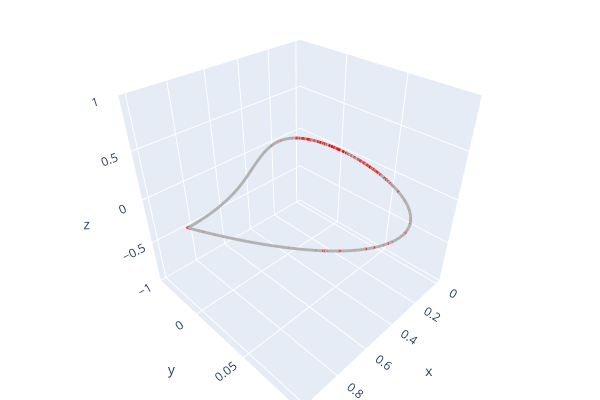

Here is the notebook cell this chart was saved with:
### Code cell
# 2) Forward pass to get logits and critical indices
with torch.no_grad():
    logits, crit_idxs, _ = classifier37(points.unsqueeze(0).transpose(2, 1))  # crit_idxs: (1, C)
    crit_idxs = crit_idxs[0]                                                # (C,)
    crit_idxs = torch.unique(crit_idxs)                                     # unique indices

# 3) Build point clouds for visualization
all_pts  = points.cpu().numpy()                   # (N, 3)
crit_pts = all_pts[crit_idxs.cpu().numpy()]       # (M, 3) with M <= C

# Open3D requires colors in [0, 1]
import open3d as o3
import numpy as np

grey = np.array([0.7, 0.7, 0.7])
red  = np.array([1.0, 0.0, 0.0])

pc_all = o3.geometry.PointCloud()
pc_all.points = o3.utility.Vector3dVector(all_pts)
pc_all.colors = o3.utility.Vector3dVector(np.repeat(grey[None, :], all_pts.shape[0], axis=0))

pc_crit = o3.geometry.PointCloud()
pc_crit.points = o3.utility.Vector3dVector(crit_pts)
pc_crit.colors = o3.utility.Vector3dVector(np.repeat(red[None, :], crit_pts.shape[0], axis=0))

o3.visualization.draw_plotly([pc_all, pc_crit])   # or draw(pc_all); draw(pc_crit) locally

### Figure 1 — Plotly figure (JSON) as saved in the notebook; plotly's stock layout.template omitted (floating-point values rounded to 4 significant figures; data arrays with more than 128 entries replaced by an {"elided": "..."} marker saying what was removed)
{"data": [{"marker": {"color": {"elided": "10000x3 float values"}, "size": 1}, "mode": "markers", "type": "scatter3d", "x": {"elided": "10000 float values"}, "y": {"elided": "10000 float values"}, "z": {"elided": "10000 float values"}}, {"marker": {"color": {"elided": "333x3 float values"}, "size": 1}, "mode": "markers", "type": "scatter3d", "x": {"elided": "333 float values"}, "y": {"elided": "333 float values"}, "z": {"elided": "333 float values"}}], "layout": {"height": 400, "margin": {"b": 0, "l": 0, "r": 0, "t": 0}, "scene": {"camera": {"center": {"x": 0, "y": 0, "z": 0}, "up": {"x": 0, "y": 0, "z": 1}}}, "showlegend": false, "width": 600}}
